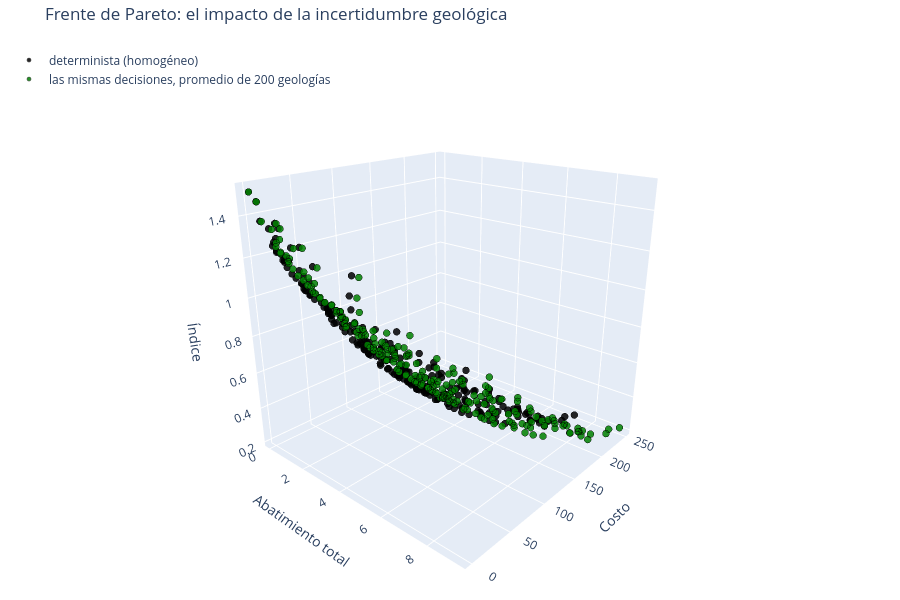

Source (notebook cell):
### Markdown cell above
#### Evaluación de las realizaciones espaciales a través de la función de objetivos

Cada decisión del frente determinista se evalúa en cada geología y sus objetivos se **promedian** (las celdas del original):

### Code cell
# Obtener los valores de bombeo del frente de Pareto determinista
pumping = []
for i in range(len(e_file)):
    pumping.append(np.ravel(e_file[i]['position']))

# Robust matriz
Het_mat = []
for i in range(0, len(pumping)):
    # Seleccionas un valor de bombeo
    x = pumping[i]
    y_mat = []
    for j in range(0, num_realizaciones):
        y = Robust_analysis(x, simulaciones["alpha"][j], simulaciones["alpha_h"][j])
        y_mat.append(y)
    # Calcular el promedio a lo largo de las realizaciones
    promedio_y = np.mean(np.array(y_mat), axis=0)
    Het_mat.append(promedio_y)
Het_mat = np.array(Het_mat)

det = np.array([Robust_analysis(x, alpha0, alpha_h0) for x in pumping])      # el negro, sin castigo
fig = plt.figure(figsize=(10, 7))
ax = plt.axes(projection="3d")
ax.scatter3D(det[:, 0], det[:, 1], det[:, 2], color="black", s=10, label="determinista (homogéneo)")
ax.scatter3D(Het_mat[:, 0], Het_mat[:, 1], Het_mat[:, 2], color="green", s=10, label="las mismas decisiones, promedio de 200 geologías")
ax.set_xlabel("Abatimiento total"); ax.set_ylabel("Costo"); ax.set_zlabel("Índice"); ax.legend()
ax.view_init(elev=20, azim=65); plt.title("Frente de Pareto: el impacto de la incertidumbre geológica"); plt.show()

# La misma figura, interactiva: arrastra para girar, rueda para acercar, doble clic para volver a la vista inicial
fig = hidra.frente_3d((det, "determinista (homogéneo)", "black"),
                      (Het_mat, "las mismas decisiones, promedio de 200 geologías", "green"),
                      ejes=("Abatimiento total", "Costo", "Índice"), titulo="Frente de Pareto: el impacto de la incertidumbre geológica")
fig.show()

### Figure 1 — Plotly figure (JSON) as saved in the notebook; plotly's stock layout.template omitted (floating-point values rounded to 4 significant figures; data arrays with more than 128 entries replaced by an {"elided": "..."} marker saying what was removed)
{"data": [{"hovertemplate": "Abatimiento total %{x:.3g}<br>Costo %{y:.3g}<br>Índice %{z:.3g}<extra>determinista (homogéneo)</extra>", "marker": {"color": "black", "line": {"color": "black", "width": 0.5}, "opacity": 0.85, "size": 4}, "mode": "markers", "name": "determinista (homogéneo)", "type": "scatter3d", "x": {"elided": "216 float values"}, "y": {"elided": "216 float values"}, "z": {"elided": "216 float values"}}, {"hovertemplate": "Abatimiento total %{x:.3g}<br>Costo %{y:.3g}<br>Índice %{z:.3g}<extra>las mismas decisiones, promedio de 200 geologías</extra>", "marker": {"color": "green", "line": {"color": "black", "width": 0.5}, "opacity": 0.85, "size": 4}, "mode": "markers", "name": "las mismas decisiones, promedio de 200 geologías", "type": "scatter3d", "x": {"elided": "216 float values"}, "y": {"elided": "216 float values"}, "z": {"elided": "216 float values"}}], "layout": {"height": 600, "legend": {"bgcolor": "rgba(255,255,255,0.7)", "x": 0.01, "y": 0.99}, "margin": {"b": 0, "l": 0, "r": 0, "t": 40}, "scene": {"aspectmode": "cube", "camera": {"eye": {"x": 1.5, "y": -1.7, "z": 0.9}}, "xaxis": {"title": {"text": "Abatimiento total"}}, "yaxis": {"title": {"text": "Costo"}}, "zaxis": {"title": {"text": "Índice"}}}, "title": {"text": "Frente de Pareto: el impacto de la incertidumbre geológica"}}}
